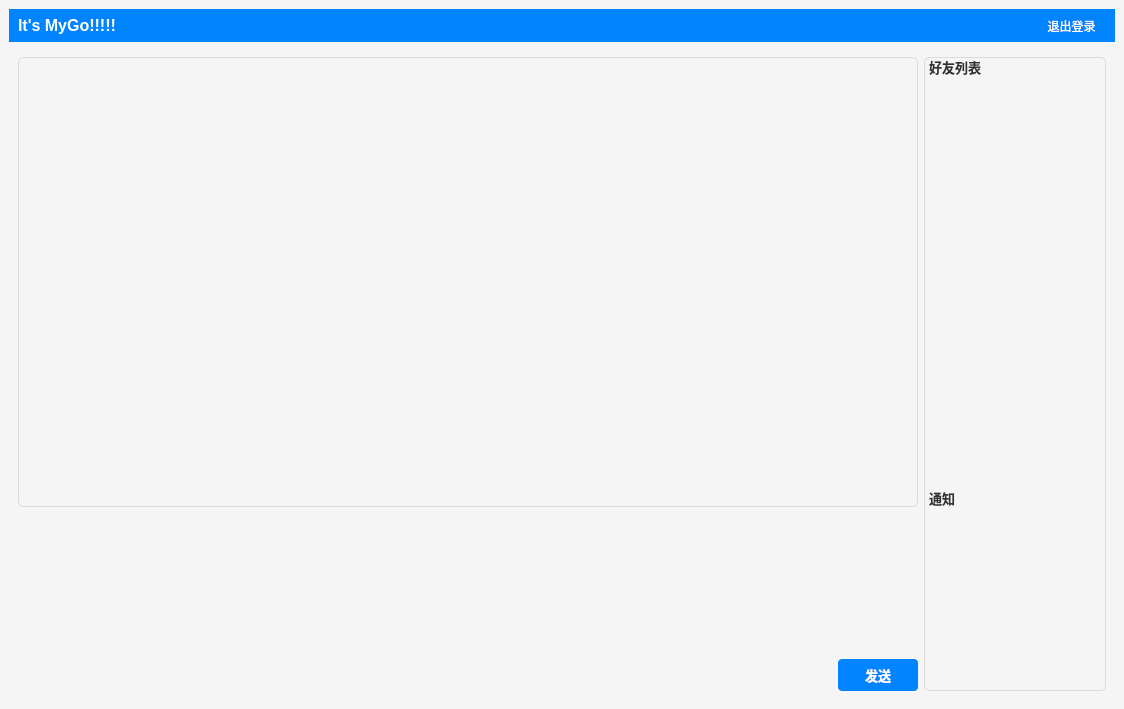
<?xml version="1.0" encoding="UTF-8"?>
<ui version="4.0">
 <class>MainWindow</class>
 <widget class="QMainWindow" name="MainWindow">
  <property name="geometry">
   <rect>
    <x>0</x>
    <y>0</y>
    <width>1124</width>
    <height>709</height>
   </rect>
  </property>
  <property name="windowTitle">
   <string>ChatRoom</string>
  </property>
  <property name="windowIcon">
   <iconset resource="imgs.qrc">
    <normaloff>:/img/about.png</normaloff>:/img/about.png</iconset>
  </property>
  <property name="styleSheet">
   <string notr="true">/* 主窗口 */
QMainWindow{
    background-color: #f5f5f5;  /* QQ风格的浅灰色背景 */
    font-family: &quot;Microsoft YaHei&quot;, &quot;Segoe UI&quot;, sans-serif;
    font-size: 12px;
}

/* 标题栏背景 */
#widget_Title {
    background-color: #0084ff;  /* QQ蓝色 */
    border-radius: 0px;
    padding: 8px 12px;
}

/* 应用标题 */
#labelTitle {
    color: white;
    font-size: 16px;
    font-weight: bold;
    padding-left: 5px;
}

/* 退出登录按钮 */
#btnLogout {
    background-color: transparent;
    color: white;
    border: none;
    border-radius: 4px;
    padding: 6px 12px;
    font-size: 12px;
    min-width: 60px;
}

#btnLogout:hover {
    background-color: rgb(255, 0, 0);
}

/* 聊天显示区域 */
QPlainTextEdit,QListWidget,QTreeView {
    background-color: #f5f5f5;
    padding: 5px;
    selection-background-color: #e0f0ff;
    selection-color: black;
}

QTextEdit#Edit_communicate{
	background-color: #f5f5f5;
    border: 1px solid #dcdcdc;
	border-radius: 5px;
    padding: 5px;
    selection-background-color: #e0f0ff;
    selection-color: black;
}

QTextEdit#Edit_communicate_2{
	background-color: #f5f5f5;
    border: 1px solid #dcdcdc;
	border-radius: 5px;
    padding: 5px;
    selection-background-color: #e0f0ff;
    selection-color: black;
}

QListWidget#listWidget_users{
	border:none;
}

QTreeView#treeView_Friend{
	border:none;
}

/* 聊天输入框 */
QTextEdit#say_textEdit {
    background-color: #f5f5f5;
    font-size: 13px;
	border:none;
}

QTextEdit#say_textEdit_2 {
    background-color: #f5f5f5;
    font-size: 13px;
	border:none;
}

#widget_right{
	border: 1px solid #dcdcdc;
	border-radius: 5px;
	background-color: #f5f5f5; 
}

#widget_right_2{
	border: 1px solid #dcdcdc;
	border-radius: 5px;
	background-color: #f5f5f5; 
}

/* 列表标题 */
QLabel#label_member {
    color: #333333;
    font-size: 13px;
    font-weight: bold;
}

QLabel#label_member_2 {
    color: #333333;
    font-size: 13px;
    font-weight: bold;
}

QLabel#label_Notice {
    color: #333333;
    font-size: 13px;
    font-weight: bold;
}

QLabel#label_Notice_2 {
    color: #333333;
    font-size: 13px;
    font-weight: bold;
}

/* 通知区域 */
QPlainTextEdit#plainEdit_Notice {
    background-color: #f5f5f5; 
    border: none;
}

QPlainTextEdit#plainEdit_Notice_2 {
    background-color: #f5f5f5; 
    border: none;
}

/* 发送按钮 */
#btnSay {
    background-color: #0084ff;  /* QQ蓝色 */
    color: white;
    border: none;
    border-radius: 4px;
    font-size: 13px;
    font-weight: 500;
    min-width: 80px;
    min-height: 32px;
}

#btnSay:hover {
    background-color: #0073e6;
}

#btnSay:pressed {
    background-color: #005bbf;
}

#btnSay_2 {
    background-color: #0084ff;  /* QQ蓝色 */
    color: white;
    border: none;
    border-radius: 4px;
    font-size: 13px;
    font-weight: 500;
    min-width: 80px;
    min-height: 32px;
}

#btnSay_2:hover {
    background-color: #0073e6;
}

#btnSay_2:pressed {
    background-color: #005bbf;
}</string>
  </property>
  <widget class="QWidget" name="widget">
   <layout class="QGridLayout" name="gridLayout">
    <item row="0" column="0">
     <widget class="QWidget" name="widget_Title" native="true">
      <property name="maximumSize">
       <size>
        <width>16777215</width>
        <height>60</height>
       </size>
      </property>
      <layout class="QHBoxLayout" name="horizontalLayout">
       <property name="spacing">
        <number>0</number>
       </property>
       <property name="leftMargin">
        <number>0</number>
       </property>
       <property name="topMargin">
        <number>0</number>
       </property>
       <property name="rightMargin">
        <number>0</number>
       </property>
       <property name="bottomMargin">
        <number>0</number>
       </property>
       <item>
        <widget class="QLabel" name="labelTitle">
         <property name="font">
          <font>
           <pointsize>-1</pointsize>
           <bold>true</bold>
          </font>
         </property>
         <property name="text">
          <string>It's MyGo!!!!!</string>
         </property>
        </widget>
       </item>
       <item>
        <spacer name="horizontalSpacer">
         <property name="orientation">
          <enum>Qt::Horizontal</enum>
         </property>
         <property name="sizeHint" stdset="0">
          <size>
           <width>892</width>
           <height>20</height>
          </size>
         </property>
        </spacer>
       </item>
       <item>
        <widget class="QToolButton" name="btnLogout">
         <property name="text">
          <string>退出登录</string>
         </property>
        </widget>
       </item>
      </layout>
     </widget>
    </item>
    <item row="1" column="0">
     <widget class="QStackedWidget" name="stackedWidget">
      <property name="currentIndex">
       <number>1</number>
      </property>
      <widget class="QWidget" name="page">
       <layout class="QGridLayout" name="gridLayout_4">
        <item row="0" column="0">
         <layout class="QVBoxLayout" name="verticalLayout">
          <property name="spacing">
           <number>5</number>
          </property>
          <item>
           <widget class="QTextEdit" name="Edit_communicate">
            <property name="minimumSize">
             <size>
              <width>900</width>
              <height>450</height>
             </size>
            </property>
           </widget>
          </item>
          <item>
           <widget class="QWidget" name="widget_bottom" native="true">
            <layout class="QGridLayout" name="gridLayout_3">
             <property name="leftMargin">
              <number>0</number>
             </property>
             <property name="topMargin">
              <number>0</number>
             </property>
             <property name="rightMargin">
              <number>0</number>
             </property>
             <property name="bottomMargin">
              <number>0</number>
             </property>
             <item row="0" column="0">
              <widget class="QTextEdit" name="say_textEdit">
               <property name="minimumSize">
                <size>
                 <width>900</width>
                 <height>0</height>
                </size>
               </property>
              </widget>
             </item>
             <item row="1" column="0">
              <layout class="QHBoxLayout" name="horizontalLayout_4">
               <item>
                <spacer name="horizontalSpacer_2">
                 <property name="orientation">
                  <enum>Qt::Horizontal</enum>
                 </property>
                 <property name="sizeHint" stdset="0">
                  <size>
                   <width>40</width>
                   <height>20</height>
                  </size>
                 </property>
                </spacer>
               </item>
               <item>
                <widget class="QPushButton" name="btnSay">
                 <property name="text">
                  <string>发送</string>
                 </property>
                </widget>
               </item>
              </layout>
             </item>
            </layout>
           </widget>
          </item>
         </layout>
        </item>
        <item row="0" column="1">
         <widget class="QWidget" name="widget_right" native="true">
          <layout class="QGridLayout" name="gridLayout_2">
           <property name="leftMargin">
            <number>5</number>
           </property>
           <property name="topMargin">
            <number>0</number>
           </property>
           <property name="rightMargin">
            <number>5</number>
           </property>
           <property name="bottomMargin">
            <number>3</number>
           </property>
           <property name="spacing">
            <number>0</number>
           </property>
           <item row="0" column="0">
            <layout class="QHBoxLayout" name="horizontalLayout_2">
             <property name="leftMargin">
              <number>0</number>
             </property>
             <item>
              <widget class="QLabel" name="label_member">
               <property name="text">
                <string>群聊成员</string>
               </property>
              </widget>
             </item>
             <item>
              <spacer name="horizontalSpacer_3">
               <property name="orientation">
                <enum>Qt::Horizontal</enum>
               </property>
               <property name="sizeHint" stdset="0">
                <size>
                 <width>40</width>
                 <height>20</height>
                </size>
               </property>
              </spacer>
             </item>
            </layout>
           </item>
           <item row="1" column="0">
            <widget class="QListWidget" name="listWidget_users">
             <property name="maximumSize">
              <size>
               <width>300</width>
               <height>16777215</height>
              </size>
             </property>
            </widget>
           </item>
           <item row="2" column="0">
            <layout class="QHBoxLayout" name="horizontalLayout_3">
             <property name="leftMargin">
              <number>0</number>
             </property>
             <item>
              <widget class="QLabel" name="label_Notice">
               <property name="text">
                <string>通知</string>
               </property>
              </widget>
             </item>
             <item>
              <spacer name="horizontalSpacer_4">
               <property name="orientation">
                <enum>Qt::Horizontal</enum>
               </property>
               <property name="sizeHint" stdset="0">
                <size>
                 <width>40</width>
                 <height>20</height>
                </size>
               </property>
              </spacer>
             </item>
            </layout>
           </item>
           <item row="3" column="0">
            <widget class="QPlainTextEdit" name="plainEdit_Notice">
             <property name="maximumSize">
              <size>
               <width>300</width>
               <height>180</height>
              </size>
             </property>
            </widget>
           </item>
          </layout>
         </widget>
        </item>
       </layout>
      </widget>
      <widget class="QWidget" name="page_2">
       <layout class="QGridLayout" name="gridLayout_7">
        <item row="0" column="0">
         <layout class="QVBoxLayout" name="verticalLayout_2">
          <property name="spacing">
           <number>5</number>
          </property>
          <item>
           <widget class="QTextEdit" name="Edit_communicate_2">
            <property name="minimumSize">
             <size>
              <width>900</width>
              <height>450</height>
             </size>
            </property>
           </widget>
          </item>
          <item>
           <widget class="QWidget" name="widget_bottom_2" native="true">
            <layout class="QGridLayout" name="gridLayout_5">
             <property name="leftMargin">
              <number>0</number>
             </property>
             <property name="topMargin">
              <number>0</number>
             </property>
             <property name="rightMargin">
              <number>0</number>
             </property>
             <property name="bottomMargin">
              <number>0</number>
             </property>
             <item row="0" column="0">
              <widget class="QTextEdit" name="say_textEdit_2">
               <property name="minimumSize">
                <size>
                 <width>900</width>
                 <height>0</height>
                </size>
               </property>
              </widget>
             </item>
             <item row="1" column="0">
              <layout class="QHBoxLayout" name="horizontalLayout_5">
               <item>
                <spacer name="horizontalSpacer_5">
                 <property name="orientation">
                  <enum>Qt::Horizontal</enum>
                 </property>
                 <property name="sizeHint" stdset="0">
                  <size>
                   <width>40</width>
                   <height>20</height>
                  </size>
                 </property>
                </spacer>
               </item>
               <item>
                <widget class="QPushButton" name="btnSay_2">
                 <property name="text">
                  <string>发送</string>
                 </property>
                </widget>
               </item>
              </layout>
             </item>
            </layout>
           </widget>
          </item>
         </layout>
        </item>
        <item row="0" column="1">
         <widget class="QWidget" name="widget_right_2" native="true">
          <layout class="QGridLayout" name="gridLayout_6">
           <property name="leftMargin">
            <number>5</number>
           </property>
           <property name="topMargin">
            <number>0</number>
           </property>
           <property name="rightMargin">
            <number>5</number>
           </property>
           <property name="bottomMargin">
            <number>3</number>
           </property>
           <property name="spacing">
            <number>0</number>
           </property>
           <item row="2" column="0">
            <layout class="QHBoxLayout" name="horizontalLayout_7">
             <property name="leftMargin">
              <number>0</number>
             </property>
             <item>
              <widget class="QLabel" name="label_Notice_2">
               <property name="text">
                <string>通知</string>
               </property>
              </widget>
             </item>
             <item>
              <spacer name="horizontalSpacer_7">
               <property name="orientation">
                <enum>Qt::Horizontal</enum>
               </property>
               <property name="sizeHint" stdset="0">
                <size>
                 <width>40</width>
                 <height>20</height>
                </size>
               </property>
              </spacer>
             </item>
            </layout>
           </item>
           <item row="0" column="0">
            <layout class="QHBoxLayout" name="horizontalLayout_6">
             <property name="leftMargin">
              <number>0</number>
             </property>
             <item>
              <widget class="QLabel" name="label_member_2">
               <property name="text">
                <string>好友列表</string>
               </property>
              </widget>
             </item>
             <item>
              <spacer name="horizontalSpacer_6">
               <property name="orientation">
                <enum>Qt::Horizontal</enum>
               </property>
               <property name="sizeHint" stdset="0">
                <size>
                 <width>40</width>
                 <height>20</height>
                </size>
               </property>
              </spacer>
             </item>
            </layout>
           </item>
           <item row="3" column="0">
            <widget class="QPlainTextEdit" name="plainEdit_Notice_2">
             <property name="maximumSize">
              <size>
               <width>300</width>
               <height>180</height>
              </size>
             </property>
            </widget>
           </item>
           <item row="1" column="0">
            <widget class="QTreeView" name="treeView_Friend"/>
           </item>
          </layout>
         </widget>
        </item>
       </layout>
      </widget>
     </widget>
    </item>
   </layout>
  </widget>
 </widget>
 <resources>
  <include location="imgs.qrc"/>
 </resources>
 <connections/>
</ui>
